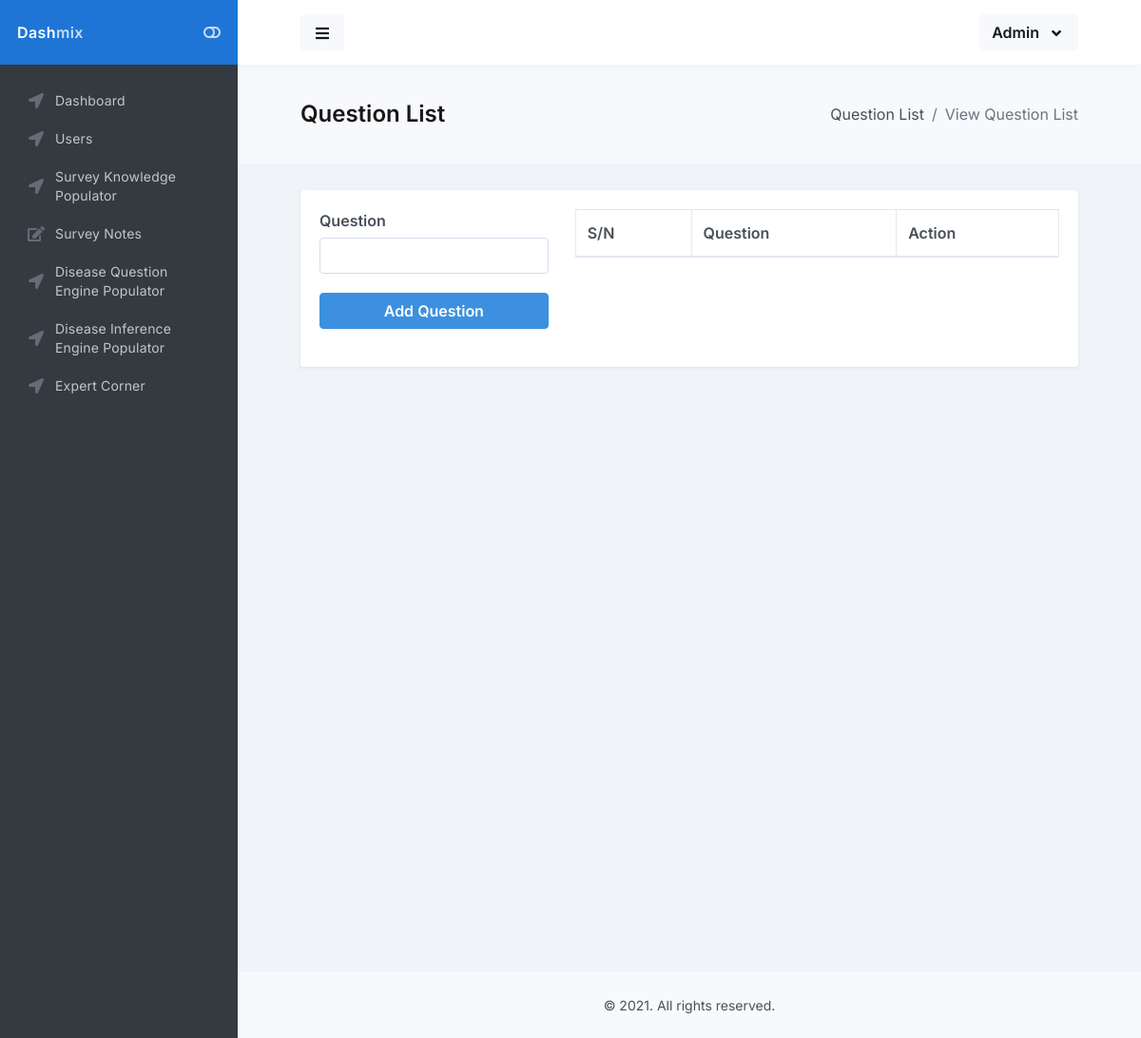
Before: /admin/disease_question_list.php?disease_id=2 with the older database file.
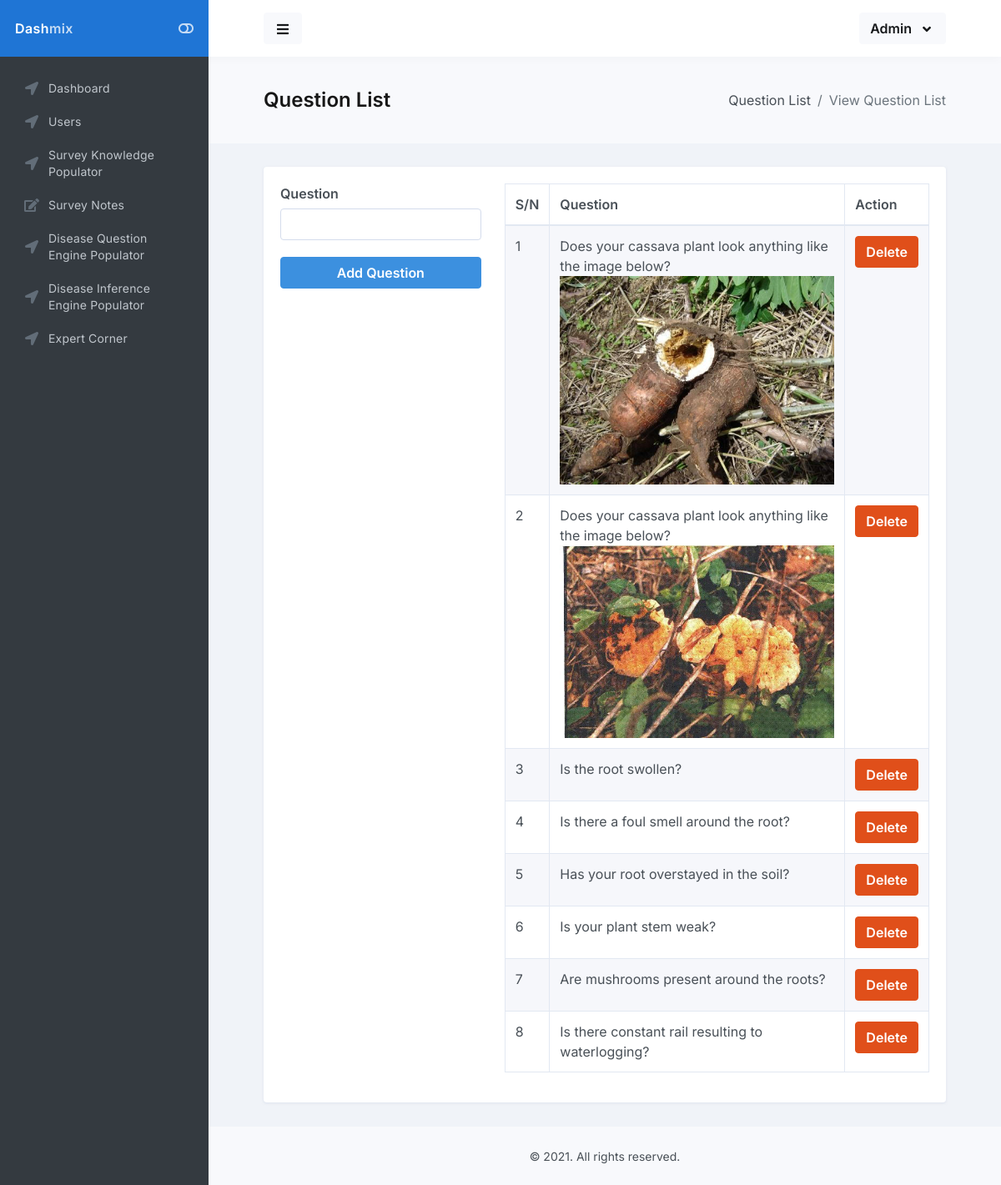
After: the same page with the newer database file.
### tables this page shows
CREATE TABLE IF NOT EXISTS `expert_questions` (
  `question_id` int(11) NOT NULL AUTO_INCREMENT,
  `question` text NOT NULL,
  `disease_id` int(11) NOT NULL,
  PRIMARY KEY (`question_id`)
);

### classes/DB.class.php (called while the page is built, shortened)
<?php
class DB{
    private $db_config = ['host'=>'localhost',
                          'username'=>'root',
                          'password'=>'',
                          'database'=>'expert',
                          'charset'=>'utf8mb4'];
    public $pdo;
    public $query;
    public function __construct()
    {
        $dsn = "mysql:host=".$this->db_config['host'].";dbname=".$this->db_config['database'].";charset=".$this->db_config['charset'];
        $options = [
            PDO::ATTR_ERRMODE            => PDO::ERRMODE_EXCEPTION,
            PDO::ATTR_DEFAULT_FETCH_MODE => PDO::FETCH_ASSOC,
            PDO::ATTR_EMULATE_PREPARES   => false,
        ];
        try {
            $this->pdo = new PDO($dsn, $this->db_config['username'], $this->db_config['password'], $options);
        } catch (\PDOException $e) {
            throw new \PDOException($e->getMessage(), (int)$e->getCode());
        }
    }
    public function queryStatement($statement, $value = [])
    {
        $this->query = $this->pdo->prepare($statement);
        if($this->query){
            return $this->query->execute($value);
        }else{
            return false;
        }
    }
    public function fALL()
    {
        $fetch_all_data = $this->query->fetchAll(PDO::FETCH_OBJ);
        if($fetch_all_data)
        {
            return $fetch_all_data;
        }else{
            return false;
        }
    }
}

### classes/Disease.class.php (called while the page is built, shortened)
<?php
class Disease extends DB
{
    public function all_disease_questions ($disease_id){
        $arr =  [$disease_id];
        $query = PARENT::queryStatement("SELECT * FROM expert_questions WHERE disease_id=? ORDER BY question_id DESC", $arr);
        return PARENT::fALL();
    }
}

### admin/disease_question_list.php (the view, shortened to what this page needs)
<?php
include "includes/header.php";
include "includes/sidebar.php";
?>
<main id="main-container">
    <div class="bg-body-light">
        <div class="content content-full">
            <div class="d-flex flex-column flex-sm-row justify-content-sm-between align-items-sm-center">
                <h1 class="flex-sm-fill font-size-h3 font-w900 mt-2 mb-0 mb-sm-2">Question List</h1>
                <nav class="flex-sm-00-auto ml-sm-3" aria-label="breadcrumb">
                    <ol class="breadcrumb">
                        <li class="breadcrumb-item">Question List</li>
                        <li class="breadcrumb-item active" aria-current="page">View Question List</li>
                    </ol>
                </nav>
            </div>
        </div>
    </div>
    <div class="content">
        <div class="block block-rounded">
            <div class="block-content block-content-full">
                <div class="row">
                    <div class="col-md-4">
                    <form action="" method="POST" enctype="multipart/form-data">
                        <div class="form-group">
                            <label>Question</label>
                           <input type="text" class="form-control" name="question">
                        </div>
                        <div class="form-group">
                            <button class="btn btn-info btn-block" name="add">Add Question</button>
                        </div>
                    </form>
                    </div>
                    <div class="col-md-8">
                <table class="table table-bordered table-striped js-dataTable-full" style="width: 100%">
                    <thead>
                        <tr>
                            <th>S/N</th>
                            <th>Question</th>
                            <th>Action</th>
                        </tr>
                    </thead>
                    <tbody>
                        <tr>
                        <?php
                        $count = 1;
                        $all_content = $disease->all_disease_questions($_GET['disease_id']);
                        if(is_array($all_content)){
                            foreach ($all_content as $all_content) {?>
                                <td><?= $count++ ?></td>
                                <td><?= $all_content->question ?></td>
                                <td><a class="btn btn-danger" href="api/delete-disease-question.php?question_id=<?= $all_content->question_id?>&disease_id=<?= $_GET['disease_id']?>">Delete</a></td>
                            </tr>
                        <?php }}?>
                    </tbody>
                </table>
                    </div>
                </div>
            </div>
        </div>
    </div>
</main>
<?php
include "includes/footer.php";
?>

### admin/includes/header.php (shortened to what this page needs)
<?php
$disease = new Disease;
?>
<!doctype html>
<html lang="en">
<head>
    <link rel="stylesheet" id="css-main" href="assets/css/dashmix.min.css">
    <link rel="stylesheet" href="assets/js/plugins/datatables/dataTables.bootstrap4.css">
    <link rel="stylesheet" href="assets/js/plugins/datatables/buttons-bs4/buttons.bootstrap4.min.css">
</head>
<body>
    <div id="page-container" class="sidebar-o sidebar-dark enable-page-overlay side-scroll page-header-fixed main-content-narrow">
        <header id="page-header">
    <div class="content-header">
        <div>
            <button type="button" class="btn btn-dual" data-toggle="layout" data-action="sidebar_toggle">
                <i class="fa fa-fw fa-bars"></i>
            </button>
        </div>
        <div>
            <div class="dropdown d-inline-block">
                <button type="button" class="btn btn-dual" id="page-header-user-dropdown" data-toggle="dropdown" aria-haspopup="true" aria-expanded="false">
                    <span class="d-none d-sm-inline-block">Admin</span>
                    <i class="fa fa-fw fa-angle-down ml-1 d-none d-sm-inline-block"></i>
                </button>
            </div>
        </div>
    </div>
</header>

### admin/includes/sidebar.php (shortened to what this page needs)
<nav id="sidebar" aria-label="Main Navigation">
    <div class="bg-header-dark">
        <div class="content-header bg-white-10">
            <a class="font-w600 text-white tracking-wide" href="index.html">
                <span class="smini-hidden">
                    Dash<span class="opacity-75">mix</span>
                </span>
            </a>
            <div>
                <a class="js-class-toggle text-white-75" data-target="#sidebar-style-toggler" data-class="fa-toggle-off fa-toggle-on" onclick="Dashmix.layout('sidebar_style_toggle');Dashmix.layout('header_style_toggle');" href="javascript:void(0)">
                    <i class="fa fa-toggle-off" id="sidebar-style-toggler"></i>
                </a>
            </div>
        </div>
    </div>
    <div class="js-sidebar-scroll">
        <div class="content-side">
            <ul class="nav-main">
                <li class="nav-main-item">
                    <a class="nav-main-link" href="dashboard.php">
                        <i class="nav-main-link-icon fa fa-location-arrow"></i>
                        <span class="nav-main-link-name">Dashboard</span>
                    </a>
                </li>
                <li class="nav-main-item">
                    <a class="nav-main-link" href="users.php">
                        <i class="nav-main-link-icon fa fa-location-arrow"></i>
                        <span class="nav-main-link-name">Users</span>
                    </a>
                </li>
                <li class="nav-main-item">
                    <a class="nav-main-link" href="survey_knowledge_base.php">
                        <i class="nav-main-link-icon fa fa-location-arrow"></i>
                        <span class="nav-main-link-name">Survey Knowledge Populator</span>
                    </a>
                </li>
                <li class="nav-main-item">
                    <a class="nav-main-link" href="survey_notes.php">
                        <i class="nav-main-link-icon fa fa-edit"></i>
                        <span class="nav-main-link-name">Survey Notes</span>
                    </a>
                </li>
                <li class="nav-main-item">
                    <a class="nav-main-link" href="disease_knowledge_base.php">
                        <i class="nav-main-link-icon fa fa-location-arrow"></i>
                        <span class="nav-main-link-name">Disease Question Engine Populator</span>
                    </a>
                </li>
                <li class="nav-main-item">
                    <a class="nav-main-link" href="disease_inference.php">
                        <i class="nav-main-link-icon fa fa-location-arrow"></i>
                        <span class="nav-main-link-name">Disease Inference Engine Populator</span>
                    </a>
                </li>
                <li class="nav-main-item">
                    <a class="nav-main-link" href="blog.php">
                        <i class="nav-main-link-icon fa fa-location-arrow"></i>
                        <span class="nav-main-link-name">Expert Corner</span>
                    </a>
                </li>
            </ul>
        </div>
    </div>
</nav>

### admin/includes/footer.php (shortened to what this page needs)
  <footer id="page-footer" class="bg-body-light">
    <div class="content py-0">
        <div class="row font-size-sm">
            <div class="col-sm-12 mb-1 mb-sm-0 text-center">
                &copy; 2021. All rights reserved.
            </div>
        </div>
    </div>
</footer>
</div>
</body>
</html>

Changed rows visible on the page:
added expert_questions: question "Does your cassava plant look anything like the image below?", question (picture)
added expert_questions: question "Does your cassava plant look anything like the image below?", question (picture)
added expert_questions: question "Is the root swollen?"
added expert_questions: question "Is there a foul smell around the root?"
added expert_questions: question "Has your root overstayed in the soil?"
added expert_questions: question "Is your plant stem weak?"
added expert_questions: question "Are mushrooms present around the roots?"
added expert_questions: question "Is there constant rail resulting to waterlogging?"
